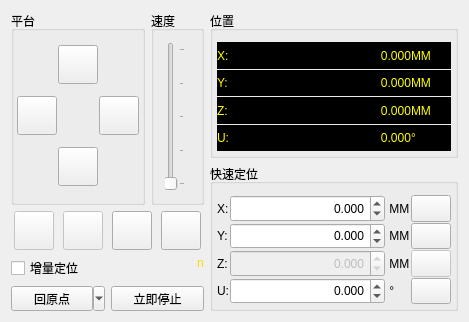
<?xml version="1.0" encoding="UTF-8"?>
<ui version="4.0">
 <class>PlatformController</class>
 <widget class="QWidget" name="PlatformController">
  <property name="geometry">
   <rect>
    <x>0</x>
    <y>0</y>
    <width>469</width>
    <height>322</height>
   </rect>
  </property>
  <property name="focusPolicy">
   <enum>Qt::ClickFocus</enum>
  </property>
  <property name="windowTitle">
   <string>平台控制器</string>
  </property>
  <layout class="QHBoxLayout" name="horizontalLayout_3">
   <item>
    <layout class="QVBoxLayout" name="verticalLayout_3">
     <item>
      <layout class="QHBoxLayout" name="horizontalLayout" stretch="0,0">
       <item>
        <widget class="QGroupBox" name="groupBox_3">
         <property name="title">
          <string>平台</string>
         </property>
         <layout class="QGridLayout" name="gridLayout_3">
          <property name="leftMargin">
           <number>3</number>
          </property>
          <property name="topMargin">
           <number>3</number>
          </property>
          <property name="rightMargin">
           <number>3</number>
          </property>
          <property name="bottomMargin">
           <number>3</number>
          </property>
          <property name="spacing">
           <number>1</number>
          </property>
          <item row="0" column="1">
           <widget class="QToolButton" name="buttonUp">
            <property name="icon">
             <iconset resource="printmark.qrc">
              <normaloff>:/Resources/Arrow Up.png</normaloff>:/Resources/Arrow Up.png</iconset>
            </property>
            <property name="iconSize">
             <size>
              <width>32</width>
              <height>32</height>
             </size>
            </property>
           </widget>
          </item>
          <item row="1" column="3">
           <widget class="QToolButton" name="buttonRight">
            <property name="icon">
             <iconset resource="printmark.qrc">
              <normaloff>:/Resources/Arrow Forward.png</normaloff>:/Resources/Arrow Forward.png</iconset>
            </property>
            <property name="iconSize">
             <size>
              <width>32</width>
              <height>32</height>
             </size>
            </property>
           </widget>
          </item>
          <item row="1" column="0">
           <widget class="QToolButton" name="buttonLeft">
            <property name="icon">
             <iconset resource="printmark.qrc">
              <normaloff>:/Resources/Arrow Back.png</normaloff>:/Resources/Arrow Back.png</iconset>
            </property>
            <property name="iconSize">
             <size>
              <width>32</width>
              <height>32</height>
             </size>
            </property>
           </widget>
          </item>
          <item row="2" column="1">
           <widget class="QToolButton" name="buttonDown">
            <property name="icon">
             <iconset resource="printmark.qrc">
              <normaloff>:/Resources/Arrow Down.png</normaloff>:/Resources/Arrow Down.png</iconset>
            </property>
            <property name="iconSize">
             <size>
              <width>32</width>
              <height>32</height>
             </size>
            </property>
           </widget>
          </item>
         </layout>
        </widget>
       </item>
       <item>
        <widget class="QGroupBox" name="groupBoxSpeed">
         <property name="sizePolicy">
          <sizepolicy hsizetype="Fixed" vsizetype="Preferred">
           <horstretch>0</horstretch>
           <verstretch>0</verstretch>
          </sizepolicy>
         </property>
         <property name="title">
          <string>速度</string>
         </property>
         <layout class="QVBoxLayout" name="verticalLayout_6">
          <item>
           <widget class="QSlider" name="sliderSpeed">
            <property name="sizePolicy">
             <sizepolicy hsizetype="Fixed" vsizetype="Preferred">
              <horstretch>0</horstretch>
              <verstretch>0</verstretch>
             </sizepolicy>
            </property>
            <property name="maximum">
             <number>4</number>
            </property>
            <property name="pageStep">
             <number>1</number>
            </property>
            <property name="orientation">
             <enum>Qt::Vertical</enum>
            </property>
            <property name="tickPosition">
             <enum>QSlider::TicksBelow</enum>
            </property>
            <property name="tickInterval">
             <number>1</number>
            </property>
           </widget>
          </item>
         </layout>
        </widget>
       </item>
      </layout>
     </item>
     <item>
      <layout class="QGridLayout" name="gridLayout_2">
       <item row="0" column="0">
        <widget class="QToolButton" name="buttonZup">
         <property name="enabled">
          <bool>false</bool>
         </property>
         <property name="icon">
          <iconset resource="printmark.qrc">
           <normaloff>:/Resources/Raise.png</normaloff>:/Resources/Raise.png</iconset>
         </property>
         <property name="iconSize">
          <size>
           <width>32</width>
           <height>32</height>
          </size>
         </property>
        </widget>
       </item>
       <item row="0" column="3">
        <widget class="QToolButton" name="buttonUdown">
         <property name="icon">
          <iconset resource="printmark.qrc">
           <normaloff>:/Resources/cw.png</normaloff>:/Resources/cw.png</iconset>
         </property>
         <property name="iconSize">
          <size>
           <width>32</width>
           <height>32</height>
          </size>
         </property>
        </widget>
       </item>
       <item row="0" column="1">
        <widget class="QToolButton" name="buttonZdown">
         <property name="enabled">
          <bool>false</bool>
         </property>
         <property name="icon">
          <iconset resource="printmark.qrc">
           <normaloff>:/Resources/Fall.png</normaloff>:/Resources/Fall.png</iconset>
         </property>
         <property name="iconSize">
          <size>
           <width>32</width>
           <height>32</height>
          </size>
         </property>
        </widget>
       </item>
       <item row="0" column="2">
        <widget class="QToolButton" name="buttonUup">
         <property name="icon">
          <iconset resource="printmark.qrc">
           <normaloff>:/Resources/ccw.png</normaloff>:/Resources/ccw.png</iconset>
         </property>
         <property name="iconSize">
          <size>
           <width>32</width>
           <height>32</height>
          </size>
         </property>
        </widget>
       </item>
      </layout>
     </item>
     <item>
      <layout class="QHBoxLayout" name="horizontalLayout_2"/>
     </item>
     <item>
      <layout class="QGridLayout" name="gridLayout" rowstretch="1,0">
       <item row="1" column="1">
        <widget class="QToolButton" name="buttonStop">
         <property name="sizePolicy">
          <sizepolicy hsizetype="Minimum" vsizetype="Fixed">
           <horstretch>0</horstretch>
           <verstretch>0</verstretch>
          </sizepolicy>
         </property>
         <property name="text">
          <string>立即停止</string>
         </property>
         <property name="icon">
          <iconset resource="printmark.qrc">
           <normaloff>:/Resources/Stop.png</normaloff>:/Resources/Stop.png</iconset>
         </property>
         <property name="iconSize">
          <size>
           <width>40</width>
           <height>40</height>
          </size>
         </property>
         <property name="toolButtonStyle">
          <enum>Qt::ToolButtonTextUnderIcon</enum>
         </property>
        </widget>
       </item>
       <item row="1" column="0">
        <widget class="QToolButton" name="buttonHome">
         <property name="sizePolicy">
          <sizepolicy hsizetype="Minimum" vsizetype="Fixed">
           <horstretch>0</horstretch>
           <verstretch>0</verstretch>
          </sizepolicy>
         </property>
         <property name="text">
          <string>回原点</string>
         </property>
         <property name="icon">
          <iconset resource="printmark.qrc">
           <normaloff>:/Resources/Home.png</normaloff>:/Resources/Home.png</iconset>
         </property>
         <property name="iconSize">
          <size>
           <width>40</width>
           <height>40</height>
          </size>
         </property>
         <property name="popupMode">
          <enum>QToolButton::MenuButtonPopup</enum>
         </property>
         <property name="toolButtonStyle">
          <enum>Qt::ToolButtonTextUnderIcon</enum>
         </property>
        </widget>
       </item>
       <item row="0" column="1" alignment="Qt::AlignRight|Qt::AlignTop">
        <widget class="QLabel" name="labelStatus">
         <property name="styleSheet">
          <string notr="true">font: 10pt &quot;Webdings&quot;;
color: gold;</string>
         </property>
         <property name="text">
          <string>n</string>
         </property>
        </widget>
       </item>
       <item row="0" column="0">
        <widget class="QCheckBox" name="checkBox">
         <property name="text">
          <string>增量定位</string>
         </property>
        </widget>
       </item>
      </layout>
     </item>
    </layout>
   </item>
   <item>
    <layout class="QVBoxLayout" name="verticalLayout_2">
     <item>
      <widget class="QGroupBox" name="groupBox">
       <property name="title">
        <string>位置</string>
       </property>
       <layout class="QVBoxLayout" name="verticalLayout">
        <property name="spacing">
         <number>1</number>
        </property>
        <property name="leftMargin">
         <number>4</number>
        </property>
        <property name="rightMargin">
         <number>4</number>
        </property>
        <property name="bottomMargin">
         <number>4</number>
        </property>
        <item>
         <layout class="QHBoxLayout" name="horizontalLayout_8">
          <property name="spacing">
           <number>0</number>
          </property>
          <item>
           <widget class="QLabel" name="label">
            <property name="styleSheet">
             <string notr="true">background-color: rgb(0, 0, 0);
color: rgb(255, 255, 0);
font: 16pt &quot;Arial&quot;;</string>
            </property>
            <property name="text">
             <string notr="true">X:</string>
            </property>
           </widget>
          </item>
          <item>
           <widget class="QLabel" name="labelPosX">
            <property name="sizePolicy">
             <sizepolicy hsizetype="Expanding" vsizetype="Preferred">
              <horstretch>0</horstretch>
              <verstretch>0</verstretch>
             </sizepolicy>
            </property>
            <property name="minimumSize">
             <size>
              <width>90</width>
              <height>0</height>
             </size>
            </property>
            <property name="statusTip">
             <string>双击右键将坐标写到快速定位</string>
            </property>
            <property name="styleSheet">
             <string notr="true">background-color: rgb(0, 0, 0);
color: rgb(255, 255, 0);
font: 16pt &quot;Arial&quot;;</string>
            </property>
            <property name="text">
             <string notr="true">0.000</string>
            </property>
            <property name="alignment">
             <set>Qt::AlignRight|Qt::AlignTrailing|Qt::AlignVCenter</set>
            </property>
           </widget>
          </item>
          <item>
           <widget class="QLabel" name="label_5">
            <property name="sizePolicy">
             <sizepolicy hsizetype="Fixed" vsizetype="Preferred">
              <horstretch>0</horstretch>
              <verstretch>0</verstretch>
             </sizepolicy>
            </property>
            <property name="minimumSize">
             <size>
              <width>40</width>
              <height>0</height>
             </size>
            </property>
            <property name="maximumSize">
             <size>
              <width>48</width>
              <height>16777215</height>
             </size>
            </property>
            <property name="styleSheet">
             <string notr="true">background-color: rgb(0, 0, 0);
color: rgb(255, 255, 0);
font: 16pt &quot;Arial&quot;;</string>
            </property>
            <property name="text">
             <string>MM</string>
            </property>
           </widget>
          </item>
         </layout>
        </item>
        <item>
         <layout class="QHBoxLayout" name="horizontalLayout_10">
          <property name="spacing">
           <number>0</number>
          </property>
          <item>
           <widget class="QLabel" name="label_3">
            <property name="styleSheet">
             <string notr="true">background-color: rgb(0, 0, 0);
color: rgb(255, 255, 0);
font: 16pt &quot;Arial&quot;;</string>
            </property>
            <property name="text">
             <string notr="true">Y:</string>
            </property>
           </widget>
          </item>
          <item>
           <widget class="QLabel" name="labelPosY">
            <property name="sizePolicy">
             <sizepolicy hsizetype="Expanding" vsizetype="Preferred">
              <horstretch>0</horstretch>
              <verstretch>0</verstretch>
             </sizepolicy>
            </property>
            <property name="minimumSize">
             <size>
              <width>90</width>
              <height>0</height>
             </size>
            </property>
            <property name="statusTip">
             <string>双击右键将坐标写到快速定位</string>
            </property>
            <property name="styleSheet">
             <string notr="true">background-color: rgb(0, 0, 0);
color: rgb(255, 255, 0);
font: 16pt &quot;Arial&quot;;</string>
            </property>
            <property name="text">
             <string notr="true">0.000</string>
            </property>
            <property name="alignment">
             <set>Qt::AlignRight|Qt::AlignTrailing|Qt::AlignVCenter</set>
            </property>
           </widget>
          </item>
          <item>
           <widget class="QLabel" name="label_7">
            <property name="sizePolicy">
             <sizepolicy hsizetype="Fixed" vsizetype="Preferred">
              <horstretch>0</horstretch>
              <verstretch>0</verstretch>
             </sizepolicy>
            </property>
            <property name="minimumSize">
             <size>
              <width>40</width>
              <height>0</height>
             </size>
            </property>
            <property name="maximumSize">
             <size>
              <width>48</width>
              <height>16777215</height>
             </size>
            </property>
            <property name="styleSheet">
             <string notr="true">background-color: rgb(0, 0, 0);
color: rgb(255, 255, 0);
font: 16pt &quot;Arial&quot;;</string>
            </property>
            <property name="text">
             <string>MM</string>
            </property>
           </widget>
          </item>
         </layout>
        </item>
        <item>
         <layout class="QHBoxLayout" name="horizontalLayout_9">
          <property name="spacing">
           <number>0</number>
          </property>
          <item>
           <widget class="QLabel" name="label_2">
            <property name="styleSheet">
             <string notr="true">background-color: rgb(0, 0, 0);
color: rgb(255, 255, 0);
font: 16pt &quot;Arial&quot;;</string>
            </property>
            <property name="text">
             <string notr="true">Z:</string>
            </property>
           </widget>
          </item>
          <item>
           <widget class="QLabel" name="labelPosZ">
            <property name="sizePolicy">
             <sizepolicy hsizetype="Expanding" vsizetype="Preferred">
              <horstretch>0</horstretch>
              <verstretch>0</verstretch>
             </sizepolicy>
            </property>
            <property name="minimumSize">
             <size>
              <width>90</width>
              <height>0</height>
             </size>
            </property>
            <property name="statusTip">
             <string>双击右键将坐标写到快速定位</string>
            </property>
            <property name="styleSheet">
             <string notr="true">background-color: rgb(0, 0, 0);
color: rgb(255, 255, 0);
font: 16pt &quot;Arial&quot;;</string>
            </property>
            <property name="text">
             <string notr="true">0.000</string>
            </property>
            <property name="alignment">
             <set>Qt::AlignRight|Qt::AlignTrailing|Qt::AlignVCenter</set>
            </property>
           </widget>
          </item>
          <item>
           <widget class="QLabel" name="label_6">
            <property name="sizePolicy">
             <sizepolicy hsizetype="Fixed" vsizetype="Preferred">
              <horstretch>0</horstretch>
              <verstretch>0</verstretch>
             </sizepolicy>
            </property>
            <property name="minimumSize">
             <size>
              <width>40</width>
              <height>0</height>
             </size>
            </property>
            <property name="maximumSize">
             <size>
              <width>48</width>
              <height>16777215</height>
             </size>
            </property>
            <property name="styleSheet">
             <string notr="true">background-color: rgb(0, 0, 0);
color: rgb(255, 255, 0);
font: 16pt &quot;Arial&quot;;</string>
            </property>
            <property name="text">
             <string>MM</string>
            </property>
           </widget>
          </item>
         </layout>
        </item>
        <item>
         <layout class="QHBoxLayout" name="horizontalLayout_11">
          <property name="spacing">
           <number>0</number>
          </property>
          <item>
           <widget class="QLabel" name="label_4">
            <property name="styleSheet">
             <string notr="true">background-color: rgb(0, 0, 0);
color: rgb(255, 255, 0);
font: 16pt &quot;Arial&quot;;</string>
            </property>
            <property name="text">
             <string notr="true">U:</string>
            </property>
           </widget>
          </item>
          <item>
           <widget class="QLabel" name="labelPosU">
            <property name="sizePolicy">
             <sizepolicy hsizetype="Expanding" vsizetype="Preferred">
              <horstretch>0</horstretch>
              <verstretch>0</verstretch>
             </sizepolicy>
            </property>
            <property name="minimumSize">
             <size>
              <width>90</width>
              <height>0</height>
             </size>
            </property>
            <property name="statusTip">
             <string>双击右键将坐标写到快速定位</string>
            </property>
            <property name="styleSheet">
             <string notr="true">background-color: rgb(0, 0, 0);
color: rgb(255, 255, 0);
font: 16pt &quot;Arial&quot;;</string>
            </property>
            <property name="text">
             <string notr="true">0.000</string>
            </property>
            <property name="alignment">
             <set>Qt::AlignRight|Qt::AlignTrailing|Qt::AlignVCenter</set>
            </property>
           </widget>
          </item>
          <item alignment="Qt::AlignLeft">
           <widget class="QLabel" name="label_8">
            <property name="sizePolicy">
             <sizepolicy hsizetype="Fixed" vsizetype="Preferred">
              <horstretch>0</horstretch>
              <verstretch>0</verstretch>
             </sizepolicy>
            </property>
            <property name="minimumSize">
             <size>
              <width>40</width>
              <height>0</height>
             </size>
            </property>
            <property name="maximumSize">
             <size>
              <width>48</width>
              <height>16777215</height>
             </size>
            </property>
            <property name="styleSheet">
             <string notr="true">background-color: rgb(0, 0, 0);
color: rgb(255, 255, 0);
font: 16pt &quot;Arial&quot;;</string>
            </property>
            <property name="text">
             <string>°</string>
            </property>
           </widget>
          </item>
         </layout>
        </item>
       </layout>
      </widget>
     </item>
     <item>
      <widget class="QGroupBox" name="groupBox_4">
       <property name="title">
        <string>快速定位</string>
       </property>
       <layout class="QGridLayout" name="gridLayout_7" columnstretch="0,1,0,0">
        <property name="leftMargin">
         <number>4</number>
        </property>
        <property name="rightMargin">
         <number>4</number>
        </property>
        <property name="bottomMargin">
         <number>4</number>
        </property>
        <property name="spacing">
         <number>1</number>
        </property>
        <item row="3" column="0">
         <widget class="QLabel" name="label_20">
          <property name="styleSheet">
           <string notr="true">font: 16pt &quot;Arial&quot;;</string>
          </property>
          <property name="text">
           <string>Z:</string>
          </property>
         </widget>
        </item>
        <item row="1" column="0">
         <widget class="QLabel" name="label_16">
          <property name="styleSheet">
           <string notr="true">font: 16pt &quot;Arial&quot;;</string>
          </property>
          <property name="text">
           <string>X:</string>
          </property>
         </widget>
        </item>
        <item row="4" column="0">
         <widget class="QLabel" name="label_22">
          <property name="styleSheet">
           <string notr="true">font: 16pt &quot;Arial&quot;;</string>
          </property>
          <property name="text">
           <string>U:</string>
          </property>
         </widget>
        </item>
        <item row="3" column="2">
         <widget class="QLabel" name="label_21">
          <property name="styleSheet">
           <string notr="true">font: 16pt &quot;Arial&quot;;</string>
          </property>
          <property name="text">
           <string> MM</string>
          </property>
         </widget>
        </item>
        <item row="2" column="2">
         <widget class="QLabel" name="label_19">
          <property name="styleSheet">
           <string notr="true">font: 16pt &quot;Arial&quot;;</string>
          </property>
          <property name="text">
           <string> MM</string>
          </property>
         </widget>
        </item>
        <item row="3" column="3">
         <widget class="QToolButton" name="buttonGotoZ">
          <property name="enabled">
           <bool>false</bool>
          </property>
          <property name="sizePolicy">
           <sizepolicy hsizetype="Preferred" vsizetype="Ignored">
            <horstretch>0</horstretch>
            <verstretch>0</verstretch>
           </sizepolicy>
          </property>
          <property name="text">
           <string/>
          </property>
          <property name="icon">
           <iconset resource="printmark.qrc">
            <normaloff>:/Resources/Goto.png</normaloff>:/Resources/Goto.png</iconset>
          </property>
          <property name="iconSize">
           <size>
            <width>32</width>
            <height>32</height>
           </size>
          </property>
          <property name="toolButtonStyle">
           <enum>Qt::ToolButtonIconOnly</enum>
          </property>
         </widget>
        </item>
        <item row="2" column="3">
         <widget class="QToolButton" name="buttonGotoY">
          <property name="sizePolicy">
           <sizepolicy hsizetype="Preferred" vsizetype="Ignored">
            <horstretch>0</horstretch>
            <verstretch>0</verstretch>
           </sizepolicy>
          </property>
          <property name="text">
           <string/>
          </property>
          <property name="icon">
           <iconset resource="printmark.qrc">
            <normaloff>:/Resources/Goto.png</normaloff>:/Resources/Goto.png</iconset>
          </property>
          <property name="iconSize">
           <size>
            <width>32</width>
            <height>32</height>
           </size>
          </property>
          <property name="toolButtonStyle">
           <enum>Qt::ToolButtonIconOnly</enum>
          </property>
         </widget>
        </item>
        <item row="2" column="0">
         <widget class="QLabel" name="label_18">
          <property name="styleSheet">
           <string notr="true">font: 16pt &quot;Arial&quot;;</string>
          </property>
          <property name="text">
           <string>Y:</string>
          </property>
         </widget>
        </item>
        <item row="1" column="2">
         <widget class="QLabel" name="label_17">
          <property name="styleSheet">
           <string notr="true">font: 16pt &quot;Arial&quot;;</string>
          </property>
          <property name="text">
           <string> MM</string>
          </property>
         </widget>
        </item>
        <item row="1" column="1">
         <widget class="QDoubleSpinBox" name="gotoX">
          <property name="sizePolicy">
           <sizepolicy hsizetype="Minimum" vsizetype="Preferred">
            <horstretch>0</horstretch>
            <verstretch>0</verstretch>
           </sizepolicy>
          </property>
          <property name="styleSheet">
           <string notr="true">QDoubleSpinBox{font: 16pt &quot;Arial&quot;;}</string>
          </property>
          <property name="alignment">
           <set>Qt::AlignRight|Qt::AlignTrailing|Qt::AlignVCenter</set>
          </property>
          <property name="correctionMode">
           <enum>QAbstractSpinBox::CorrectToNearestValue</enum>
          </property>
          <property name="decimals">
           <number>3</number>
          </property>
          <property name="minimum">
           <double>-300000.000000000000000</double>
          </property>
          <property name="maximum">
           <double>300000.000000000000000</double>
          </property>
         </widget>
        </item>
        <item row="2" column="1">
         <widget class="QDoubleSpinBox" name="gotoY">
          <property name="sizePolicy">
           <sizepolicy hsizetype="Minimum" vsizetype="Preferred">
            <horstretch>0</horstretch>
            <verstretch>0</verstretch>
           </sizepolicy>
          </property>
          <property name="styleSheet">
           <string notr="true">QDoubleSpinBox{font: 16pt &quot;Arial&quot;;}</string>
          </property>
          <property name="alignment">
           <set>Qt::AlignRight|Qt::AlignTrailing|Qt::AlignVCenter</set>
          </property>
          <property name="correctionMode">
           <enum>QAbstractSpinBox::CorrectToNearestValue</enum>
          </property>
          <property name="decimals">
           <number>3</number>
          </property>
          <property name="minimum">
           <double>-300000.000000000000000</double>
          </property>
          <property name="maximum">
           <double>300000.000000000000000</double>
          </property>
         </widget>
        </item>
        <item row="3" column="1">
         <widget class="QDoubleSpinBox" name="gotoZ">
          <property name="enabled">
           <bool>false</bool>
          </property>
          <property name="sizePolicy">
           <sizepolicy hsizetype="Minimum" vsizetype="Preferred">
            <horstretch>0</horstretch>
            <verstretch>0</verstretch>
           </sizepolicy>
          </property>
          <property name="styleSheet">
           <string notr="true">QDoubleSpinBox{font: 16pt &quot;Arial&quot;;}</string>
          </property>
          <property name="alignment">
           <set>Qt::AlignRight|Qt::AlignTrailing|Qt::AlignVCenter</set>
          </property>
          <property name="correctionMode">
           <enum>QAbstractSpinBox::CorrectToNearestValue</enum>
          </property>
          <property name="decimals">
           <number>3</number>
          </property>
          <property name="minimum">
           <double>-300000.000000000000000</double>
          </property>
          <property name="maximum">
           <double>300000.000000000000000</double>
          </property>
         </widget>
        </item>
        <item row="4" column="1">
         <widget class="QDoubleSpinBox" name="gotoU">
          <property name="sizePolicy">
           <sizepolicy hsizetype="Minimum" vsizetype="Preferred">
            <horstretch>0</horstretch>
            <verstretch>0</verstretch>
           </sizepolicy>
          </property>
          <property name="styleSheet">
           <string notr="true">QDoubleSpinBox{font: 16pt &quot;Arial&quot;;}</string>
          </property>
          <property name="alignment">
           <set>Qt::AlignRight|Qt::AlignTrailing|Qt::AlignVCenter</set>
          </property>
          <property name="correctionMode">
           <enum>QAbstractSpinBox::CorrectToNearestValue</enum>
          </property>
          <property name="decimals">
           <number>3</number>
          </property>
          <property name="minimum">
           <double>-300000.000000000000000</double>
          </property>
          <property name="maximum">
           <double>300000.000000000000000</double>
          </property>
         </widget>
        </item>
        <item row="4" column="3">
         <widget class="QToolButton" name="buttonGotoU">
          <property name="sizePolicy">
           <sizepolicy hsizetype="Preferred" vsizetype="Ignored">
            <horstretch>0</horstretch>
            <verstretch>0</verstretch>
           </sizepolicy>
          </property>
          <property name="text">
           <string/>
          </property>
          <property name="icon">
           <iconset resource="printmark.qrc">
            <normaloff>:/Resources/Goto.png</normaloff>:/Resources/Goto.png</iconset>
          </property>
          <property name="iconSize">
           <size>
            <width>32</width>
            <height>32</height>
           </size>
          </property>
          <property name="toolButtonStyle">
           <enum>Qt::ToolButtonIconOnly</enum>
          </property>
         </widget>
        </item>
        <item row="4" column="2">
         <widget class="QLabel" name="label_23">
          <property name="styleSheet">
           <string notr="true">font: 16pt &quot;Arial&quot;;</string>
          </property>
          <property name="text">
           <string> °</string>
          </property>
         </widget>
        </item>
        <item row="1" column="3">
         <widget class="QToolButton" name="buttonGotoX">
          <property name="sizePolicy">
           <sizepolicy hsizetype="Preferred" vsizetype="Ignored">
            <horstretch>0</horstretch>
            <verstretch>0</verstretch>
           </sizepolicy>
          </property>
          <property name="text">
           <string/>
          </property>
          <property name="icon">
           <iconset resource="printmark.qrc">
            <normaloff>:/Resources/Goto.png</normaloff>:/Resources/Goto.png</iconset>
          </property>
          <property name="iconSize">
           <size>
            <width>32</width>
            <height>32</height>
           </size>
          </property>
          <property name="toolButtonStyle">
           <enum>Qt::ToolButtonIconOnly</enum>
          </property>
         </widget>
        </item>
       </layout>
      </widget>
     </item>
    </layout>
   </item>
  </layout>
  <action name="actionHomeX2">
   <property name="text">
    <string>X调宽回原点</string>
   </property>
   <property name="toolTip">
    <string>X调宽回原点</string>
   </property>
  </action>
 </widget>
 <layoutdefault spacing="6" margin="11"/>
 <resources>
  <include location="printmark.qrc"/>
 </resources>
 <connections/>
</ui>
